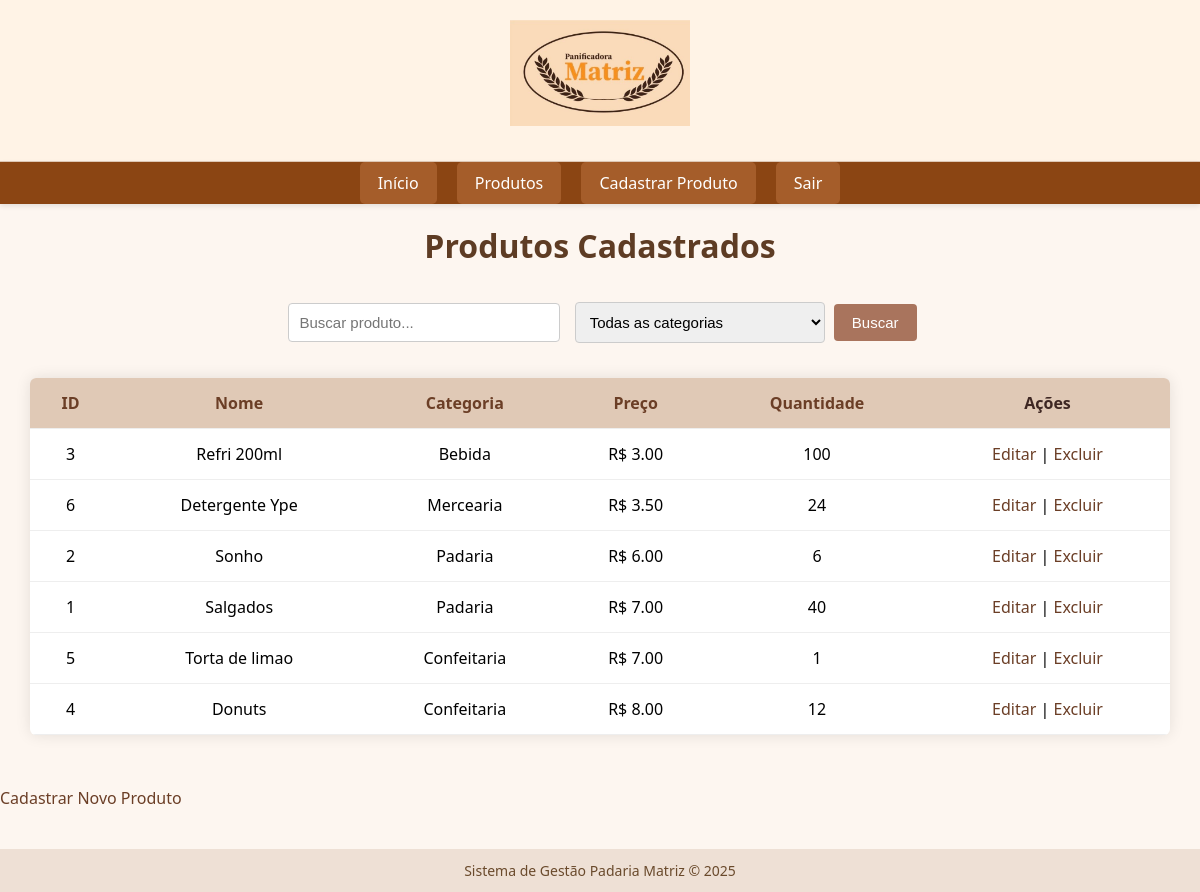
The app's page /produtos?order_by=preco&busca=&categoria= (signed in) with its own data.
### tables this page shows
CREATE TABLE produtos (
        id INTEGER PRIMARY KEY AUTOINCREMENT,
        nome TEXT NOT NULL,
        categoria TEXT,
        preco REAL,
        quantidade INTEGER
    );

### app.py (the view)
@app.route('/produtos')
def produtos():
    if 'usuario' not in session:
        return redirect(url_for('login'))
    busca = request.args.get('busca', '')
    categoria = request.args.get('categoria', '')
    order_by = request.args.get('order_by', 'id')
    conn = conectar_bd()
    cursor = conn.cursor()
    query = "SELECT * FROM produtos"
    filtros = []
    params = []
    if busca:
        filtros.append("nome LIKE ?")
        params.append(f"%{busca}%")
    if categoria:
        filtros.append("categoria = ?")
        params.append(categoria)
    if filtros:
        query += " WHERE " + " AND ".join(filtros)
    if order_by in ['id', 'nome', 'categoria', 'preco', 'quantidade']:
        query += f" ORDER BY {order_by}"
    cursor.execute(query, params)
    produtos = cursor.fetchall()
    conn.close()
    return render_template('produtos.html', produtos=produtos, busca=busca, categoria=categoria)

### banco.py (called while the page is built)
def conectar_bd():
    conexao = sqlite3.connect('padaria.db')
    return conexao

### templates/produtos.html (shortened to what this page needs)
{% extends 'base.html' %}
{% block content %}
<h1>Produtos Cadastrados</h1>
<form method="GET" action="{{ url_for('produtos') }}">
    <input type="text" name="busca" placeholder="Buscar produto..." value="{{ busca or '' }}">
    <select name="categoria">
        <option value="">Todas as categorias</option>
    </select>
    <input type="submit" value="Buscar">
</form>
<table>
    <tr>
        <th><a href="{{ url_for('produtos', order_by='id', busca=busca, categoria=categoria) }}">ID</a></th>
        <th><a href="{{ url_for('produtos', order_by='nome', busca=busca, categoria=categoria) }}">Nome</a></th>
        <th><a href="{{ url_for('produtos', order_by='categoria', busca=busca, categoria=categoria) }}">Categoria</a></th>
        <th><a href="{{ url_for('produtos', order_by='preco', busca=busca, categoria=categoria) }}">Preço</a></th>
        <th><a href="{{ url_for('produtos', order_by='quantidade', busca=busca, categoria=categoria) }}">Quantidade</a></th>
        <th>Ações</th>
    </tr>
    {% for produto in produtos %}
    <tr>
        <td>{{ produto[0] }}</td>
        <td>{{ produto[1] }}</td>
        <td>{{ produto[2] }}</td>
        <td>R$ {{ "%.2f"|format(produto[3]) }}</td>
        <td>{{ produto[4] }}</td>
        <td>
            <a href="{{ url_for('editar', id=produto[0]) }}">Editar</a> |
            <a href="{{ url_for('excluir', id=produto[0]) }}" onclick="return confirm('Tem certeza que deseja excluir?')">Excluir</a>
        </td>
    </tr>
    {% endfor %}
</table>
<br>
<a class="btn cadastrar" href="{{ url_for('cadastrar') }}">Cadastrar Novo Produto</a>
{% endblock %}

### static/style.css (style rules this page uses)
body { font-family: 'Segoe UI', Tahoma, Geneva, Verdana, sans-serif; background-color: #fdf6f0; margin: 0; padding: 0; }
h1 { color: #5e3c24; text-align: center; margin: 20px 0; }
form { text-align: center; margin: 30px auto; }
input[type="text"], input[type="password"], input[type="number"], select { padding: 10px; border-radius: 4px; border: 1px solid #ccc; margin: 5px; width: 250px; font-size: 15px; }
input[type="submit"] { background-color: #a9745d; color: white; padding: 10px 18px; border: none; border-radius: 4px; cursor: pointer; font-size: 15px; }
table { margin: 30px auto; width: 95%; border-collapse: collapse; box-shadow: 0 0 15px rgba(0,0,0,0.1); background-color: white; border-radius: 6px; overflow: hidden; }
th, td { padding: 14px; border-bottom: 1px solid #eee; text-align: center; }
th { background-color: #e0c9b6; color: #3e2723; font-weight: bold; }
a { color: #6b3e26; text-decoration: none; }

### records on screen
produtos: id "3", nome "Refri 200ml", categoria "Bebida", preco "3.00", quantidade "100"
produtos: id "6", nome "Detergente Ype", categoria "Mercearia", preco "3.50", quantidade "24"
produtos: id "2", nome "Sonho", categoria "Padaria", preco "6.00", quantidade "6"
produtos: id "1", nome "Salgados", categoria "Padaria", preco "7.00", quantidade "40"
produtos: id "5", nome "Torta de limao", categoria "Confeitaria", preco "7.00", quantidade "1"
produtos: id "4", nome "Donuts", categoria "Confeitaria", preco "8.00", quantidade "12"
